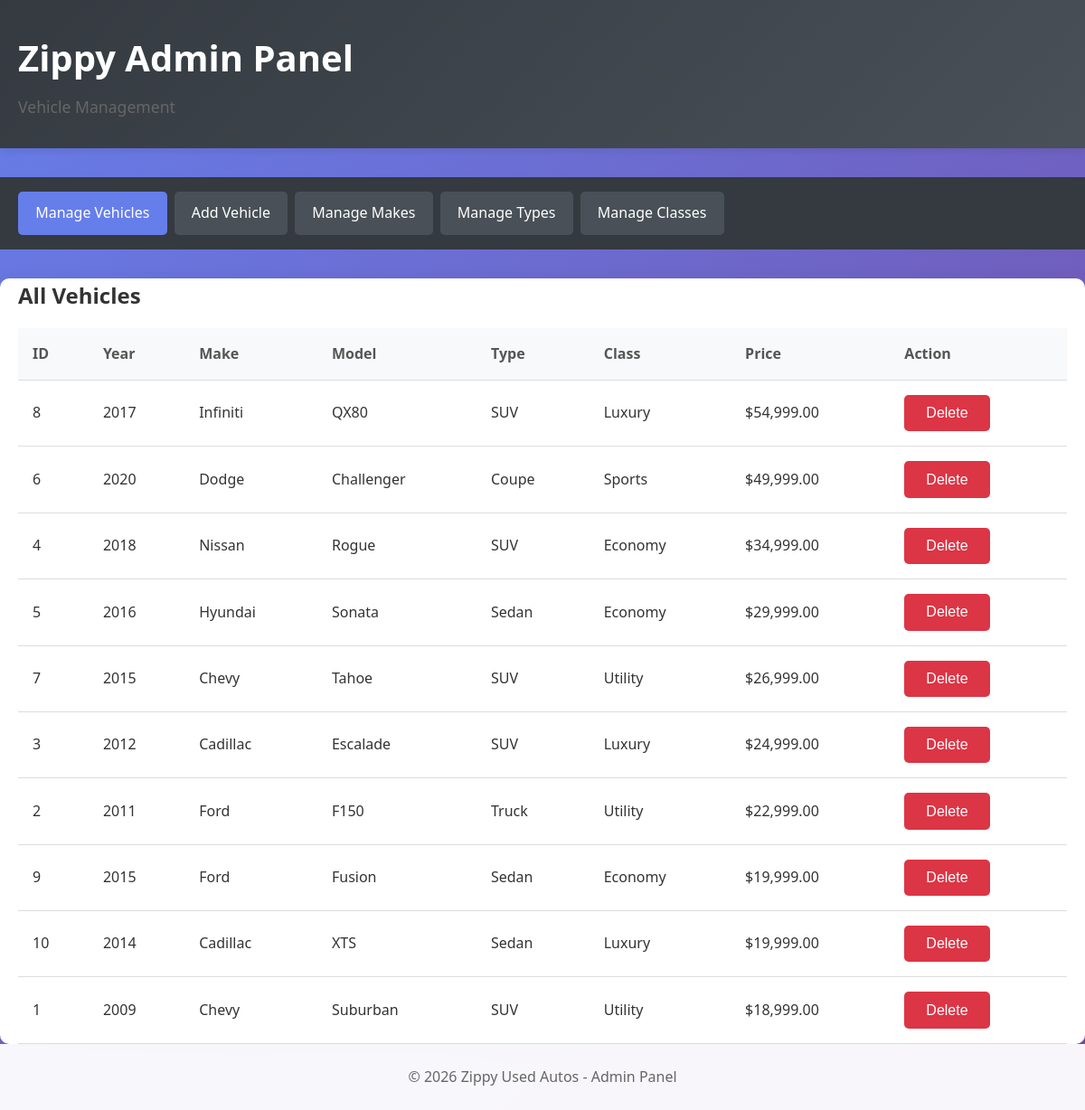
The app's page /admin/index.php with its own data.
### tables this page shows
CREATE TABLE vehicles (
    vehicle_id INT AUTO_INCREMENT PRIMARY KEY,
    year INT NOT NULL,
    model VARCHAR(100) NOT NULL,
    price DECIMAL(10, 2) NOT NULL,
    make_id INT NOT NULL,
    type_id INT NOT NULL,
    class_id INT NOT NULL,
    FOREIGN KEY (make_id) REFERENCES makes(make_id) ON DELETE RESTRICT,
    FOREIGN KEY (type_id) REFERENCES types(type_id) ON DELETE RESTRICT,
    FOREIGN KEY (class_id) REFERENCES classes(class_id) ON DELETE RESTRICT
);

CREATE TABLE makes (
    make_id INT AUTO_INCREMENT PRIMARY KEY,
    make_name VARCHAR(50) NOT NULL UNIQUE
);

CREATE TABLE types (
    type_id INT AUTO_INCREMENT PRIMARY KEY,
    type_name VARCHAR(50) NOT NULL UNIQUE
);

CREATE TABLE classes (
    class_id INT AUTO_INCREMENT PRIMARY KEY,
    class_name VARCHAR(50) NOT NULL UNIQUE
);

### model/vehicles_db.php (called while the page is built, shortened)
<?php
function get_all_vehicles($sort_by = 'price', $filter_type = null, $filter_value = null) {
    $db = get_db_connection();
    $query = "SELECT v.*, m.make_name, t.type_name, c.class_name
              FROM vehicles v
              JOIN makes m ON v.make_id = m.make_id
              JOIN types t ON v.type_id = t.type_id
              JOIN classes c ON v.class_id = c.class_id";
    switch ($sort_by) {
        case 'price':
        default:
            $query .= " ORDER BY v.price DESC";
            break;
    }
    $statement = $db->prepare($query);
    $statement->execute();
    $vehicles = $statement->fetchAll();
    return $vehicles;
}
?>

### view/admin/vehicle_admin_list.php (the view, shortened to what this page needs)
<!DOCTYPE html>
<html lang="en">
<head>
    <link rel="stylesheet" href="../css/style.css">
</head>
<body>
    <header class="admin-header">
        <div class="container">
            <h1>Zippy Admin Panel</h1>
            <p class="tagline">Vehicle Management</p>
        </div>
    </header>
    <nav class="admin-nav">
        <div class="container">
            <ul>
                <li><a href="index.php" class="active">Manage Vehicles</a></li>
                <li><a href="add_vehicle.php">Add Vehicle</a></li>
                <li><a href="makes.php">Manage Makes</a></li>
                <li><a href="types.php">Manage Types</a></li>
                <li><a href="classes.php">Manage Classes</a></li>
            </ul>
        </div>
    </nav>
    <main class="container">
        <h2>All Vehicles</h2>
        <table>
            <thead>
                <tr>
                    <th>ID</th>
                    <th>Year</th>
                    <th>Make</th>
                    <th>Model</th>
                    <th>Type</th>
                    <th>Class</th>
                    <th>Price</th>
                    <th>Action</th>
                </tr>
            </thead>
            <tbody>
                <?php foreach ($vehicles as $vehicle): ?>
                    <tr>
                        <td><?php echo htmlspecialchars($vehicle['vehicle_id']); ?></td>
                        <td><?php echo htmlspecialchars($vehicle['year']); ?></td>
                        <td><?php echo htmlspecialchars($vehicle['make_name']); ?></td>
                        <td><?php echo htmlspecialchars($vehicle['model']); ?></td>
                        <td><?php echo htmlspecialchars($vehicle['type_name']); ?></td>
                        <td><?php echo htmlspecialchars($vehicle['class_name']); ?></td>
                        <td>$<?php echo number_format($vehicle['price'], 2); ?></td>
                        <td>
                            <form method="POST" style="display: inline;"
                                  onsubmit="return confirm('Are you sure you want to delete this vehicle?');">
                                <button type="submit" class="btn btn-danger">Delete</button>
                            </form>
                        </td>
                    </tr>
                <?php endforeach; ?>
            </tbody>
        </table>
    </main>
    <footer>
        <div class="container">
            <p>&copy; <?php echo date('Y'); ?> Zippy Used Autos - Admin Panel</p>
        </div>
    </footer>
</body>
</html>

### css/style.css (style rules this page uses)
* { margin: 0; padding: 0; box-sizing: border-box; }
body { font-family: 'Segoe UI', Tahoma, Geneva, Verdana, sans-serif; line-height: 1.6; color: #333; background: linear-gradient(135deg, #667eea 0%, #764ba2 100%); min-height: 100vh; }
.container { max-width: 1200px; margin: 0 auto; padding: 0 20px; }
header { background: rgba(255, 255, 255, 0.95); padding: 2rem 0; box-shadow: 0 2px 10px rgba(0,0,0,0.1); margin-bottom: 2rem; }
header h1 { color: #667eea; font-size: 2.5rem; margin-bottom: 0.5rem; }
.tagline { color: #666; font-size: 1.1rem; }
main { background: white; border-radius: 10px; padding: 2rem; margin-bottom: 2rem; box-shadow: 0 5px 20px rgba(0,0,0,0.1); }
.admin-nav { background: #343a40; padding: 1rem 0; margin-bottom: 2rem; }
.admin-nav ul { list-style: none; display: flex; flex-wrap: wrap; gap: 0.5rem; }
.admin-nav a { color: white; text-decoration: none; padding: 0.7rem 1.2rem; background: #495057; border-radius: 5px; transition: background 0.3s; display: inline-block; }
.admin-nav a:hover, .admin-nav a.active { background: #667eea; }
.admin-header { background: linear-gradient(135deg, #343a40 0%, #495057 100%); color: white; }
.admin-header h1 { color: white; }
.btn { padding: 0.7rem 1.5rem; border: none; border-radius: 5px; font-size: 1rem; cursor: pointer; transition: all 0.3s; text-decoration: none; display: inline-block; }
.btn-danger { background: #dc3545; color: white; }
table { width: 100%; border-collapse: collapse; margin-top: 1rem; }
table th, table td { padding: 1rem; text-align: left; border-bottom: 1px solid #ddd; }
table th { background: #f8f9fa; font-weight: 600; color: #555; }
footer { background: rgba(255, 255, 255, 0.95); padding: 1.5rem 0; text-align: center; color: #666; }

### records on screen
vehicles: vehicle_id "8", year "2017", make.make_name "Infiniti", model "QX80", type.type_name "SUV", class.class_name "Luxury", price "54,999.00"
vehicles: vehicle_id "6", year "2020", make.make_name "Dodge", model "Challenger", type.type_name "Coupe", class.class_name "Sports", price "49,999.00"
vehicles: vehicle_id "4", year "2018", make.make_name "Nissan", model "Rogue", type.type_name "SUV", class.class_name "Economy", price "34,999.00"
vehicles: vehicle_id "5", year "2016", make.make_name "Hyundai", model "Sonata", type.type_name "Sedan", class.class_name "Economy", price "29,999.00"
vehicles: vehicle_id "7", year "2015", make.make_name "Chevy", model "Tahoe", type.type_name "SUV", class.class_name "Utility", price "26,999.00"
vehicles: vehicle_id "3", year "2012", make.make_name "Cadillac", model "Escalade", type.type_name "SUV", class.class_name "Luxury", price "24,999.00"
vehicles: vehicle_id "2", year "2011", make.make_name "Ford", model "F150", type.type_name "Truck", class.class_name "Utility", price "22,999.00"
vehicles: vehicle_id "9", year "2015", make.make_name "Ford", model "Fusion", type.type_name "Sedan", class.class_name "Economy", price "19,999.00"
vehicles: vehicle_id "10", year "2014", make.make_name "Cadillac", model "XTS", type.type_name "Sedan", class.class_name "Luxury", price "19,999.00"
vehicles: vehicle_id "1", year "2009", make.make_name "Chevy", model "Suburban", type.type_name "SUV", class.class_name "Utility", price "18,999.00"
